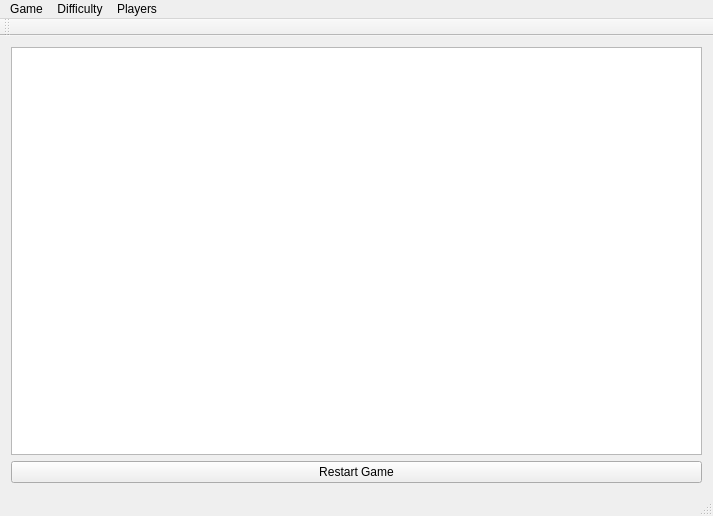
<?xml version="1.0" encoding="UTF-8"?>
<ui version="4.0">
 <class>MainWindow</class>
 <widget class="QMainWindow" name="MainWindow">
  <property name="geometry">
   <rect>
    <x>0</x>
    <y>0</y>
    <width>713</width>
    <height>516</height>
   </rect>
  </property>
  <property name="windowTitle">
   <string>Arcanoid</string>
  </property>
  <widget class="QWidget" name="centralWidget">
   <layout class="QVBoxLayout" name="verticalLayout">
    <item>
     <widget class="QGraphicsView" name="graphicsView"/>
    </item>
    <item>
     <widget class="QPushButton" name="ReStartGame">
      <property name="text">
       <string>Restart Game</string>
      </property>
     </widget>
    </item>
   </layout>
  </widget>
  <widget class="QMenuBar" name="menuBar">
   <property name="geometry">
    <rect>
     <x>0</x>
     <y>0</y>
     <width>713</width>
     <height>25</height>
    </rect>
   </property>
   <widget class="QMenu" name="menuGame">
    <property name="title">
     <string>Game</string>
    </property>
    <addaction name="actionReStart"/>
    <addaction name="actionPause"/>
    <addaction name="actionResume"/>
   </widget>
   <widget class="QMenu" name="menuDifficulty">
    <property name="title">
     <string>Difficulty</string>
    </property>
    <addaction name="actionEAsy"/>
    <addaction name="actionMedium"/>
    <addaction name="actionHard"/>
   </widget>
   <widget class="QMenu" name="menuPlayers">
    <property name="title">
     <string>Players</string>
    </property>
    <addaction name="action1_Player"/>
    <addaction name="action2_player"/>
   </widget>
   <addaction name="menuGame"/>
   <addaction name="menuDifficulty"/>
   <addaction name="menuPlayers"/>
  </widget>
  <widget class="QToolBar" name="mainToolBar">
   <attribute name="toolBarArea">
    <enum>TopToolBarArea</enum>
   </attribute>
   <attribute name="toolBarBreak">
    <bool>false</bool>
   </attribute>
  </widget>
  <widget class="QStatusBar" name="statusBar"/>
  <action name="actionReStart">
   <property name="text">
    <string>ReStart</string>
   </property>
  </action>
  <action name="actionPause">
   <property name="text">
    <string>Pause</string>
   </property>
  </action>
  <action name="actionResume">
   <property name="text">
    <string>Resume</string>
   </property>
  </action>
  <action name="actionEAsy">
   <property name="text">
    <string>Easy</string>
   </property>
  </action>
  <action name="actionMedium">
   <property name="text">
    <string>Medium</string>
   </property>
  </action>
  <action name="actionHard">
   <property name="text">
    <string>Hard</string>
   </property>
  </action>
  <action name="action1_Player">
   <property name="text">
    <string>1 Player</string>
   </property>
  </action>
  <action name="action2_player">
   <property name="text">
    <string>2 player</string>
   </property>
  </action>
 </widget>
 <layoutdefault spacing="6" margin="11"/>
 <resources/>
 <connections/>
</ui>
